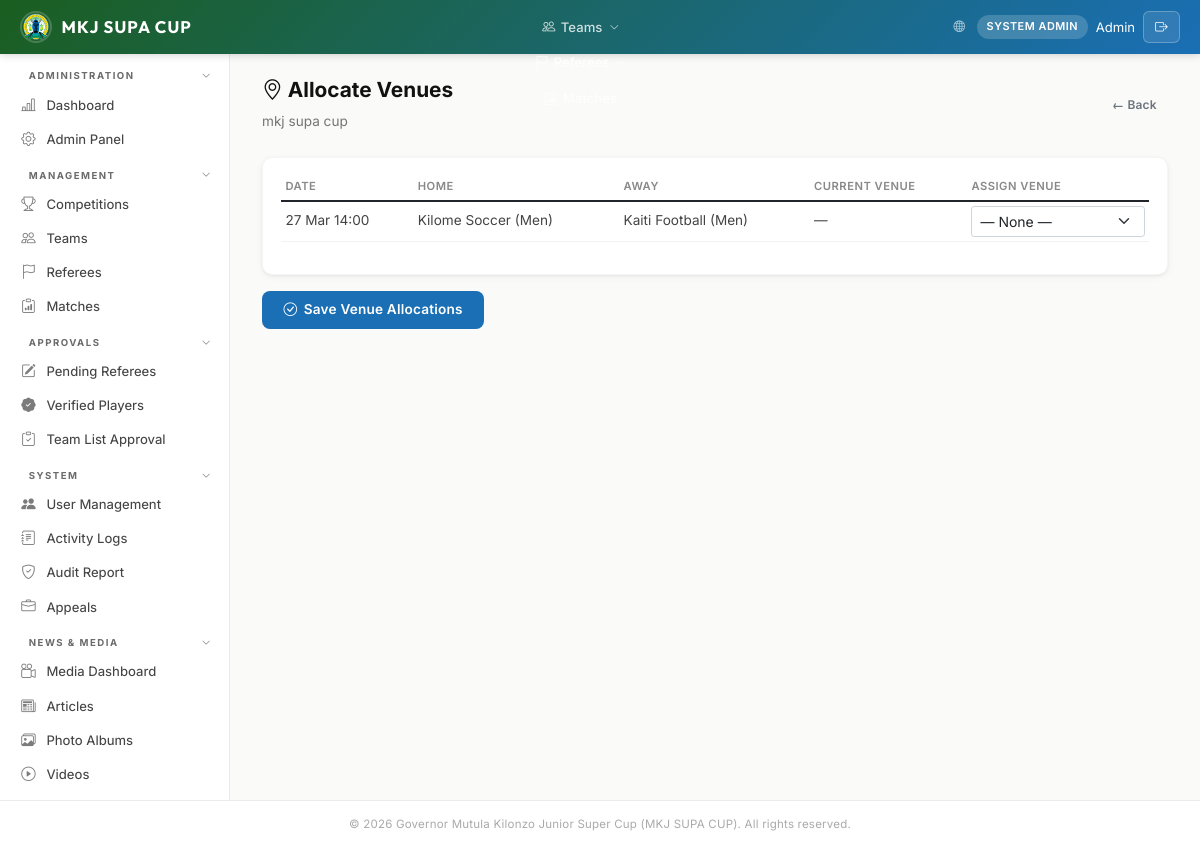
Page /portal/coordinator/competitions/1/venues/ (signed in) on the committed database.
### accounts/models.py (models this page shows, shortened)
class User(AbstractBaseUser, PermissionsMixin):
    email       = models.EmailField(unique=True)
    first_name  = models.CharField(max_length=100)
    last_name   = models.CharField(max_length=100)
    phone       = models.CharField(max_length=13, validators=[kenya_phone_validator])
    role        = models.CharField(max_length=30, choices=UserRole.choices, default=UserRole.TEAM_MANAGER)
    county      = models.CharField(max_length=100, blank=True, help_text="Kenyan county")
    sub_county  = models.CharField(
        max_length=100, blank=True, default="",
        help_text="Sub-county or constituency assignment for sub-county sports officers",
    )
    profile_photo = models.ImageField(upload_to="profiles/", null=True, blank=True)
    is_active   = models.BooleanField(default=True)
    is_staff    = models.BooleanField(default=False)
    is_suspended = models.BooleanField(default=False, help_text="Admin-suspended account")
    assigned_discipline = models.CharField(
        max_length=30, blank=True, default="",
        help_text="Sport family or discipline this user manages (for Coordinator / Scout roles)",
    )
    must_change_password = models.BooleanField(
        default=False,
        help_text="When True the user must set a new password on next login.",
    )
    date_joined = models.DateTimeField(default=timezone.now)
    last_login  = models.DateTimeField(null=True, blank=True)
    objects = UserManager()
    USERNAME_FIELD  = "email"
    REQUIRED_FIELDS = ["first_name", "last_name"]
    class Meta:
        verbose_name      = "User"
        verbose_name_plural = "Users"
        ordering = ["last_name", "first_name"]

### competitions/models.py (models this page shows, shortened)
class Competition(models.Model):
    name        = models.CharField(max_length=200, unique=True)
    sport_type  = models.CharField(
        max_length=30, choices=SportType.choices, default=SportType.FOOTBALL_MEN,
        help_text="Sport discipline for this competition"
    )
    gender      = models.CharField(
        max_length=10, choices=GenderChoice.choices, default=GenderChoice.MEN,
        help_text="Gender category for this competition"
    )
    format_type = models.CharField(
        max_length=30, choices=CompetitionFormat.choices,
        default=CompetitionFormat.GROUP_AND_KNOCKOUT,
        help_text="Competition format: group stage, knockout, or both"
    )
    is_exhibition = models.BooleanField(
        default=False,
        help_text="Mark as exhibition match (e.g. Beach Volleyball, Beach Handball)"
    )
    season      = models.CharField(max_length=10, default="2025")
    age_group   = models.CharField(max_length=10, choices=AgeGroup.choices, default=AgeGroup.U17)
    status      = models.CharField(max_length=20, choices=CompetitionStatus.choices, default=CompetitionStatus.UPCOMING)
    description = models.TextField(blank=True)
    rules       = models.TextField(blank=True, help_text="Competition rules, regulations, and format details")
    start_date  = models.DateField()
    end_date    = models.DateField()
    max_teams   = models.PositiveIntegerField(default=16)
    teams_per_group = models.PositiveIntegerField(
        default=4, help_text="Number of teams per group in group stage"
    )
    qualify_from_group = models.PositiveIntegerField(
        default=2, help_text="Number of teams that qualify from each group to knockout"
    )
    created_by  = models.ForeignKey(
        settings.AUTH_USER_MODEL, on_delete=models.SET_NULL, null=True,
        related_name="competitions_created"
    )
    created_at  = models.DateTimeField(auto_now_add=True)
    updated_at  = models.DateTimeField(auto_now=True)
    class Meta:
        ordering = ["-start_date"]
        verbose_name = "Competition"
        verbose_name_plural = "Competitions"

class Fixture(models.Model):
    competition    = models.ForeignKey(Competition, on_delete=models.CASCADE, related_name="fixtures")
    pool           = models.ForeignKey(Pool, on_delete=models.SET_NULL, null=True, blank=True, related_name="fixtures")
    home_team      = models.ForeignKey("teams.Team", on_delete=models.CASCADE, related_name="home_fixtures")
    away_team      = models.ForeignKey("teams.Team", on_delete=models.CASCADE, related_name="away_fixtures")
    venue          = models.ForeignKey(Venue, on_delete=models.SET_NULL, null=True, blank=True)
    match_date     = models.DateField()
    kickoff_time   = models.TimeField()
    status         = models.CharField(max_length=20, choices=FixtureStatus.choices, default=FixtureStatus.PENDING)
    round_number   = models.PositiveIntegerField(null=True, blank=True)
    is_knockout      = models.BooleanField(default=False, help_text="Knockout/elimination match")
    knockout_round   = models.CharField(
        max_length=20, choices=KnockoutRound.choices, blank=True, default="",
        help_text="Applicable knockout round (R16, QF, SF, Final)"
    )
    bracket_position = models.PositiveIntegerField(
        null=True, blank=True,
        help_text="Position in bracket (1=first match of this round)"
    )
    leg_number       = models.PositiveIntegerField(
        null=True, blank=True,
        help_text="Leg number for two-legged ties (1 or 2)"
    )
    home_score     = models.PositiveIntegerField(null=True, blank=True)
    away_score     = models.PositiveIntegerField(null=True, blank=True)
    is_walkover    = models.BooleanField(default=False)
    walkover_team  = models.ForeignKey(
        "teams.Team", on_delete=models.SET_NULL, null=True, blank=True,
        related_name="walkovers_won"
    )
    home_score_et  = models.PositiveIntegerField(null=True, blank=True, help_text="Home score after extra time")
    away_score_et  = models.PositiveIntegerField(null=True, blank=True, help_text="Away score after extra time")
    home_penalties = models.PositiveIntegerField(null=True, blank=True, help_text="Home penalty shootout score")
    away_penalties = models.PositiveIntegerField(null=True, blank=True, help_text="Away penalty shootout score")
    winner         = models.ForeignKey(
        "teams.Team", on_delete=models.SET_NULL, null=True, blank=True,
        related_name="fixtures_won", help_text="Winner (auto-set or set for knockout ties)"
    )
    created_by  = models.ForeignKey(
        settings.AUTH_USER_MODEL, on_delete=models.SET_NULL, null=True,
        related_name="fixtures_created"
    )
    created_at  = models.DateTimeField(auto_now_add=True)
    updated_at  = models.DateTimeField(auto_now=True)
    class Meta:
        ordering = ["match_date", "kickoff_time"]

### teams/models.py (models this page shows, shortened)
class Team(models.Model):
    name        = models.CharField(max_length=200, unique=True)
    county      = models.ForeignKey(County, on_delete=models.CASCADE, related_name="teams", help_text="County this team represents")
    sub_county  = models.CharField(max_length=100, blank=True, default="", help_text="Sub-county or constituency this team represents")
    sport_type  = models.CharField(
        max_length=30, choices=SportType.choices, default=SportType.FOOTBALL_MEN,
        help_text="Sport this team competes in"
    )
    source_discipline = models.OneToOneField(
        "CountyDiscipline",
        on_delete=models.SET_NULL,
        null=True,
        blank=True,
        related_name="linked_team",
    )
    competition = models.ForeignKey(
        "competitions.Competition", on_delete=models.SET_NULL, null=True, blank=True,
        related_name="teams"
    )
    manager     = models.ForeignKey(
        settings.AUTH_USER_MODEL, on_delete=models.SET_NULL, null=True, blank=True,
        related_name="managed_teams"
    )
    status      = models.CharField(max_length=20, choices=TeamStatus.choices, default=TeamStatus.PENDING)
    badge       = models.ImageField(upload_to="team_badges/", null=True, blank=True)
    county_logo = models.ImageField(upload_to="county_logos/", null=True, blank=True, help_text="County government logo")
    home_outfield_colour = models.CharField(max_length=50, blank=True, help_text="Home outfield jersey colour")
    home_shorts_colour   = models.CharField(max_length=50, blank=True, help_text="Home shorts colour")
    home_socks_colour    = models.CharField(max_length=50, blank=True, help_text="Home socks colour")
    home_gk_colour       = models.CharField(max_length=50, blank=True, help_text="Home goalkeeper jersey colour")
    home_kit_image       = models.ImageField(upload_to="kits/home/", null=True, blank=True, help_text="Photo of home kit")
    away_outfield_colour = models.CharField(max_length=50, blank=True, help_text="Away outfield jersey colour")
    away_shorts_colour   = models.CharField(max_length=50, blank=True, help_text="Away shorts colour")
    away_socks_colour    = models.CharField(max_length=50, blank=True, help_text="Away socks colour")
    away_gk_colour       = models.CharField(max_length=50, blank=True, help_text="Away goalkeeper jersey colour")
    away_kit_image       = models.ImageField(upload_to="kits/away/", null=True, blank=True, help_text="Photo of away kit")
    third_outfield_colour = models.CharField(max_length=50, blank=True, help_text="Third outfield jersey colour")
    third_shorts_colour   = models.CharField(max_length=50, blank=True, help_text="Third shorts colour")
    third_socks_colour    = models.CharField(max_length=50, blank=True, help_text="Third socks colour")
    third_gk_colour       = models.CharField(max_length=50, blank=True, help_text="Third goalkeeper jersey colour")
    third_kit_image       = models.ImageField(upload_to="kits/third/", null=True, blank=True, help_text="Photo of third kit")
    home_colour = models.CharField(max_length=50, blank=True, help_text="Primary kit colour (legacy)")
    away_colour = models.CharField(max_length=50, blank=True)
    contact_phone = models.CharField(max_length=13, validators=[kenya_phone_validator])
    contact_email = models.EmailField(blank=True)
    payment_confirmed    = models.BooleanField(default=True, help_text="Registration cleared for competition participation")
    payment_reference    = models.CharField(max_length=100, blank=True, help_text="M-Pesa or receipt reference")
    payment_amount       = models.DecimalField(max_digits=10, decimal_places=2, null=True, blank=True, help_text="Amount paid (KSh)")
    payment_confirmed_by = models.ForeignKey(
        settings.AUTH_USER_MODEL, on_delete=models.SET_NULL,
        null=True, blank=True, related_name="payment_confirmations",
    )
    payment_confirmed_at = models.DateTimeField(null=True, blank=True)
    registered_at = models.DateTimeField(auto_now_add=True)
    updated_at    = models.DateTimeField(auto_now=True)
    class Meta:
        ordering = ["county", "name"]

### mkj_cms/web_views.py (the view, shortened to what this page needs)
# urls.py: path("portal/coordinator/competitions/<int:pk>/venues/",             coordinator_allocate_venue_view,      name="coordinator_allocate_venues"),
@role_required('coordinator', 'admin')
def coordinator_allocate_venue_view(request, pk):
    from competitions.models import Competition, Fixture, Venue
    competition = get_object_or_404(Competition, pk=pk)
    discipline = _coordinator_discipline(request.user)
    if discipline and competition.sport_type not in _coordinator_variants(discipline) and not request.user.is_superuser:
        messages.error(request, 'This competition is not in your discipline.')
        return redirect('coordinator_dashboard')
    fixtures = Fixture.objects.filter(competition=competition).select_related(
        'home_team', 'away_team', 'venue', 'pool'
    ).order_by('match_date', 'kickoff_time')
    venues = Venue.objects.filter(is_active=True).order_by('county', 'name')
    return render(request, 'portal/coordinator/allocate_venues.html', {
        'competition': competition,
        'fixtures': fixtures,
        'venues': venues,
    })

### templates/portal/coordinator/allocate_venues.html (shortened to what this page needs)
{% extends 'base.html' %}
{% block content %}
<div style="display:flex;justify-content:space-between;align-items:center;margin-bottom:1.5rem;">
    <div>
        <h2 style="font-size:1.3rem;font-weight:700;"><i class="bi bi-geo-alt"></i> Allocate Venues</h2>
        <div style="font-size:.85rem;color:#757575;">{{ competition.name }}</div>
    </div>
    <a href="{% url 'coordinator_competition_manage' pk=competition.pk %}" class="btn btn-outline-secondary btn-sm">&larr; Back</a>
</div>
<form method="post">
    <div class="card">
        <div class="card-body" style="overflow-x:auto;">
            <table class="table table-sm" style="font-size:.85rem;">
                <thead><tr><th>Date</th><th>Home</th><th>Away</th><th>Current Venue</th><th>Assign Venue</th></tr></thead>
                <tbody>
                    {% for fx in fixtures %}
                    <tr>
                        <td>{{ fx.match_date|date:"d M" }}{% if fx.kickoff_time %} {{ fx.kickoff_time|time:"H:i" }}{% endif %}</td>
                        <td>{{ fx.home_team.name }}</td>
                        <td>{{ fx.away_team.name }}</td>
                        <td>{{ fx.venue.name|default:"—" }}</td>
                        <td>
                            <select name="venue_{{ fx.pk }}" class="form-select form-select-sm">
                                <option value="">— None —</option>
                            </select>
                        </td>
                    </tr>
                    {% endfor %}
                </tbody>
            </table>
        </div>
    </div>
    <button type="submit" class="btn btn-primary mt-3"><i class="bi bi-check-circle"></i> Save Venue Allocations</button>
</form>
{% endblock %}

### templates/base.html (shortened to what this page needs)
{% load static %}
<!DOCTYPE html>
<html lang="en">
<head>
    <link rel="stylesheet" href="https://cdn.jsdelivr.net/npm/bootstrap@5.1.3/dist/css/bootstrap.min.css">
    <link rel="stylesheet" href="{% static 'css/style.css' %}">
    <link rel="stylesheet" href="https://cdn.jsdelivr.net/npm/bootstrap-icons@1.11.3/font/bootstrap-icons.min.css">
</head>
<body>
    {% block body %}
    <nav class="navbar">
        <div style="display:flex;align-items:center;gap:0">
            <a href="{% url 'dashboard' %}" class="navbar-brand">
                <img src="{% static 'img/Makueni logo.png' %}" alt="Makueni County Logo">
                <span>MKJ SUPA CUP</span>
            </a>
        </div>
        <ul class="navbar-nav">
            {% if user.role == 'admin' or user.role == 'competition_manager' %}
            <li>
                <a href="{% url 'competitions_list' %}" class=""></a>
            </li>
            {% endif %}
            {% if user.role == 'admin' or user.role == 'competition_manager' or user.role == 'verification_officer' or user.role == 'team_manager' %}
            <li>
                <a href="{% url 'teams_list' %}" class="{% if 'team' in request.resolver_match.url_name %}active{% endif %}"><i class="bi bi-people"></i> Teams <i class="bi bi-chevron-down" style="font-size:.6rem;margin-left:.1rem"></i></a>
            </li>
            {% endif %}
            {% if user.role == 'admin' or user.role == 'coordinator' or user.role == 'referee' %}
            <li>
                <a href="{% url 'referees_list' %}" class=""><i class="bi bi-flag"></i> <i class="bi bi-chevron-down" style="font-size:.6rem;margin-left:.1rem"></i></a>
            </li>
            {% endif %}
            <li><a href="{% url 'matches_list' %}" class="{% if 'match' in request.resolver_match.url_name %}active{% endif %}"><i class="bi bi-clipboard-data"></i> Matches</a></li>
        </ul>
        <div class="navbar-user">
            <a href="{% url 'home' %}" style="color:rgba(255,255,255,.65);font-size:.72rem;margin-right:.25rem;"><i class="bi bi-globe"></i></a>
            <span class="role-badge">{{ user.get_role_display }}</span>
            <span style="font-size:.82rem">{{ user.first_name }}</span>
            <form method="post" action="{% url 'web_logout' %}" style="display:inline;">
                <button type="submit" class="btn-logout"><i class="bi bi-box-arrow-right"></i></button>
            </form>
        </div>
    </nav>
    <div class="layout">
        {% include 'includes/sidebar.html' %}
        <main class="main-content">
            {% block content %}{% endblock %}
        </main>
    </div>
    <footer class="footer">
        &copy; 2026 Governor Mutula Kilonzo Junior Super Cup (MKJ SUPA CUP). All rights reserved.
    </footer>
    {% endblock %}
</body>
</html>

### rows in the picture
User: role "SYSTEM ADMIN", first_name "Admin"
Competition: name "mkj supa cup"
Fixture: match_date "27 Mar", kickoff_time "14:00", home_team.name "Kilome Soccer (Men)", away_team.name "Kaiti Football (Men)", venue.name "—"
